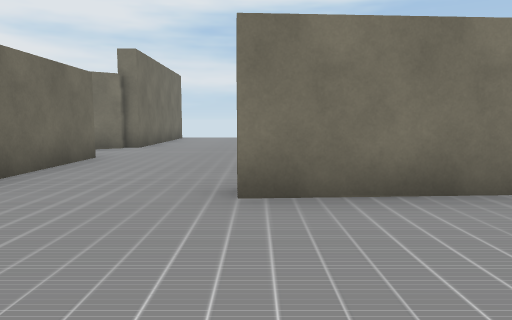
[1] (above)

24 first-person views from a walk through a 3-D level made in the Unity game engine. The camera is 1.4 m above the floor, tilts 6° down and sees 70° across. The floor is counted in squares, 2 m on a side. Each view is taken from the middle of a square. On the plan, view 1 faces up. The plan holds only what a view shows up to about 11 squares ahead; the rest is blank. The place goes on beyond the plan. The player character is not drawn. Some animated figures are left out. Some surface patterns are stand-ins.

[2]
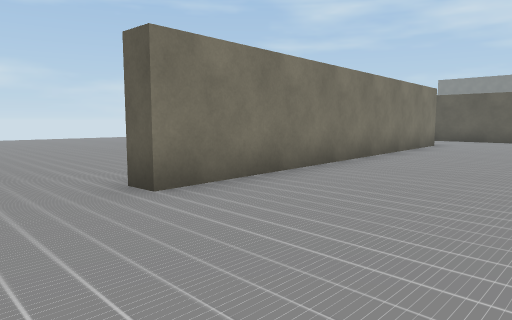

[3]
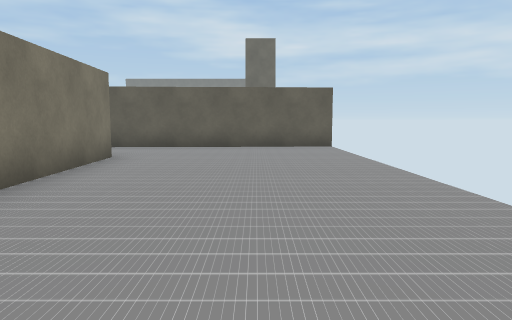

[4]
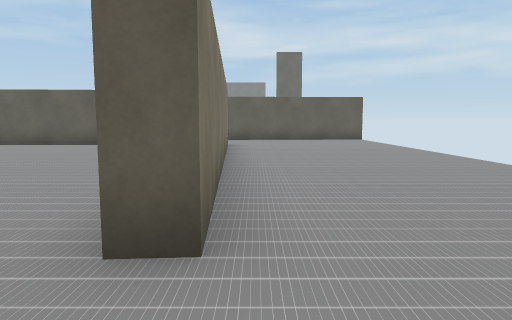

[5]
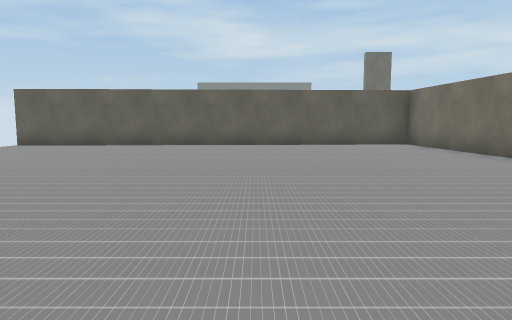

[6]
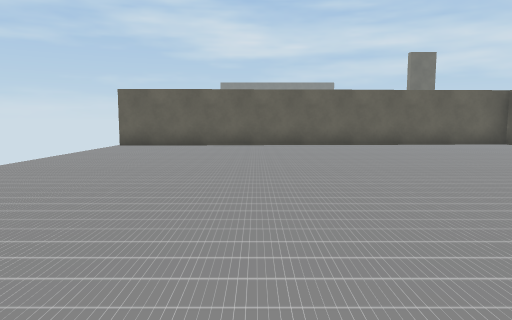

[7]
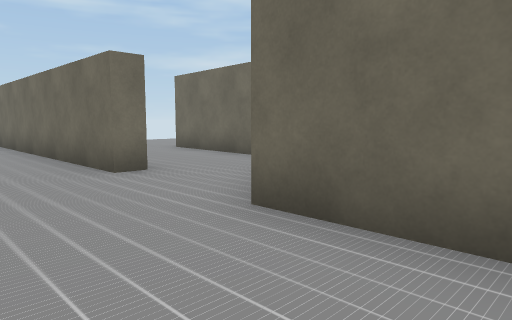

[8]
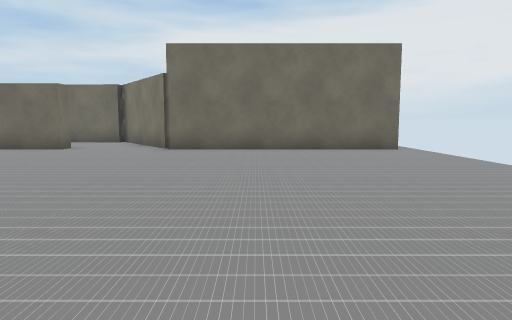

[9]
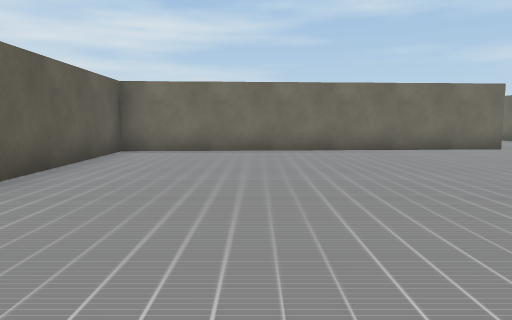

[10]
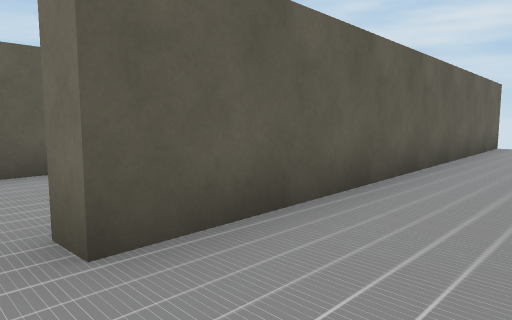

[11]
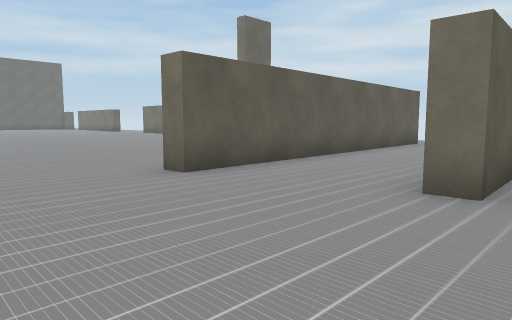

[12]
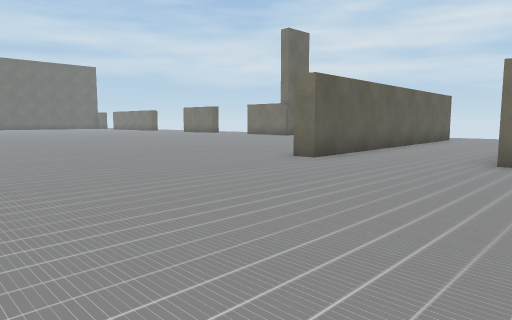

[13]
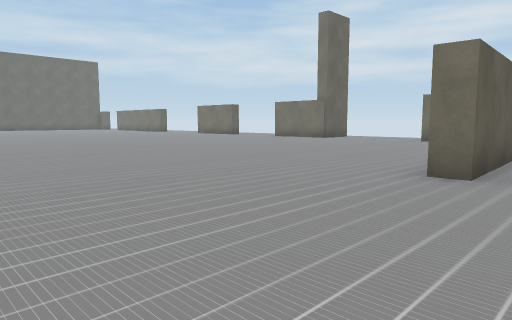

[14]
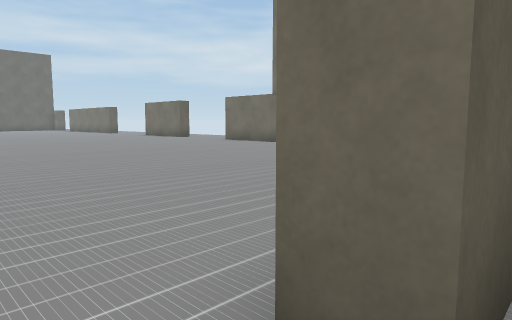

[15]
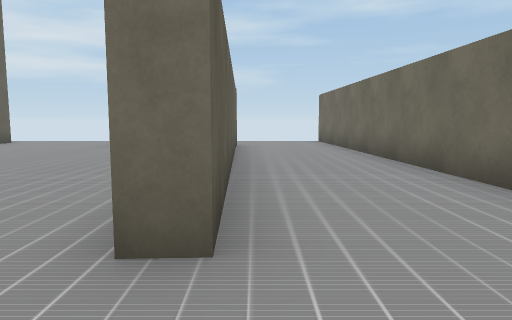

[16]
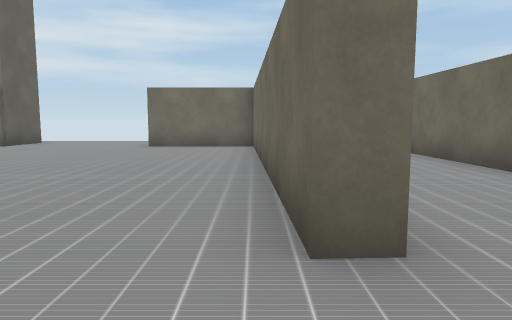

[17]
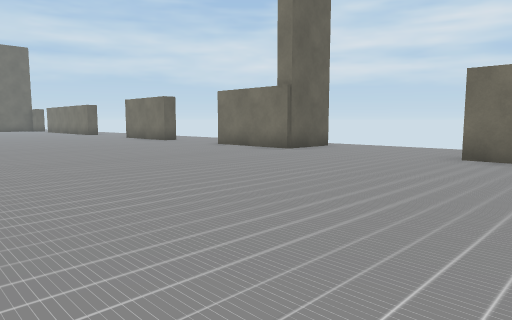

[18]
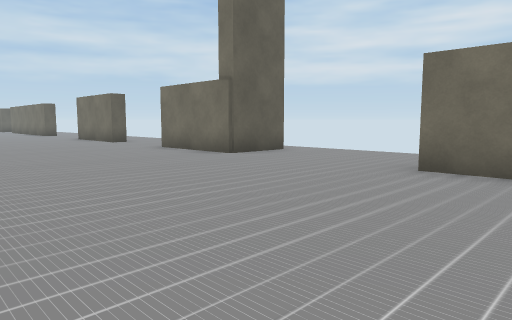

[19]
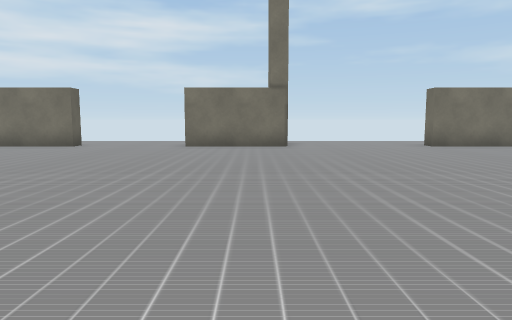

[20]
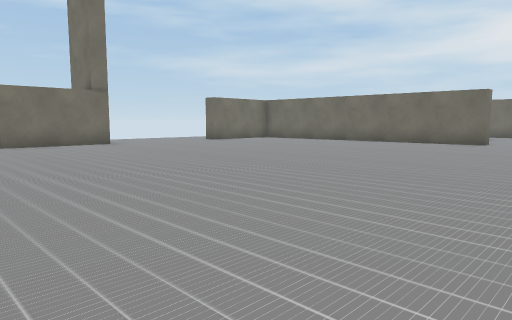

[21]
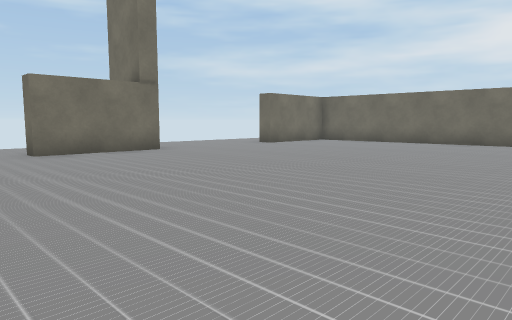

[22]
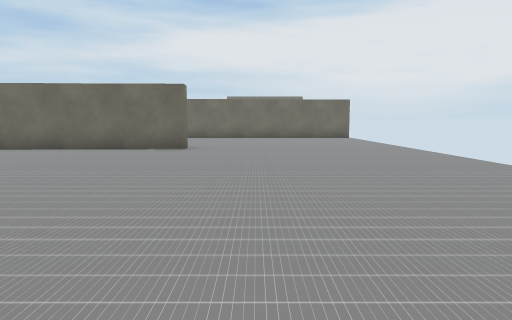

[23]
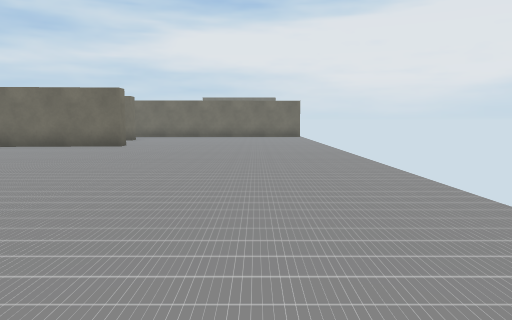

[24]
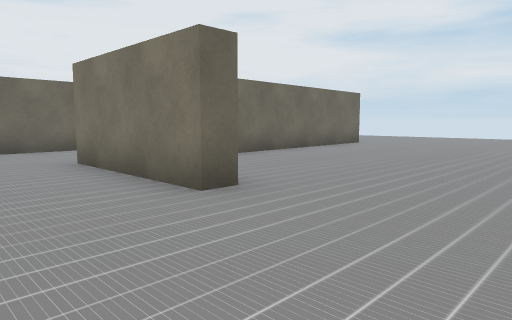

### Floor plan
Points are (right, up) in squares from view 1. A wall is a line through its corners. A room is listed if a view was taken in it or the views show most of it. See-through windows are left out.
Room 1 (views 1, 2, 3, 4, 5, 6, 7, 8, 9)
walls: (-3.8, 7.1) (-3.1, 7.1) (-3.1, -0.1); (-3.4, 9.7) (-5.1, 8.5); (9.3, 3.9) (-0.2, 3.3) (-0.2, 3.8) (9.2, 4.4) (8.7, 16.1); (-3.1, 15.6) (-3.1, 9.8) (-3.6, 9.8); (12.3, -1.2) (12.1, 2.5)
ways out: opening at (10.5, 2.5) to room 2; gap at (12, -1) to room 2; opening at (-4, 8); opening at (-4, 16)
Room 2 (views 10, 11, 12, 13, 14, 15, 16, 17, 18, 19, 20, 21, 22, 23, 24)
walls: (12.4, 8.3) (12.7, 0.6); (16, 1.7) (19, 1.7) (19, 1.2) (15.5, 1.2); (15.6, 1.5) (15.2, 10.2) (15.7, 10.2) (16.1, 2.1); (12.1, 2.5) (11.8, 9.3) (12.4, 9.4); (23.1, -0.1) (23.1, 1.7) (26, 1.7)
ways out: opening at (10.5, 2.5) to room 1; gap at (12, -1) to room 1; opening at (23, -1); opening at (27.5, 2)

Where each view was taken, in squares from view 1:
view 1: 0 up, 0 right, facing up
view 2: 0 up, 2 left, facing up-right
view 3: 1 up, 2 right, facing right
view 4: 3 up, 2 left, facing right
view 5: 9 up, 2 left, facing right
view 6: 12 up, 2 left, facing right
view 7: 12 up, 1 left, facing down-left
view 8: 12 up, 6 right, facing left
view 9: 13 up, 6 right, facing down
view 10: 10 up, 10 right, facing down-right
view 11: 13 up, 11 right, facing down-right
view 12: 16 up, 11 right, facing down-right
view 13: 15 up, 14 right, facing down-right
view 14: 11 up, 15 right, facing down-right
view 15: 12 up, 15 right, facing down
view 16: 12 up, 16 right, facing down
view 17: 9 up, 17 right, facing down-right
view 18: 7 up, 17 right, facing down-right
view 19: 12 up, 24 right, facing down
view 20: 13 up, 28 right, facing down-left
view 21: 10 up, 28 right, facing down-left
view 22: 12 up, 25 right, facing left
view 23: 14 up, 26 right, facing left
view 24: 1 down, 22 right, facing up-left
